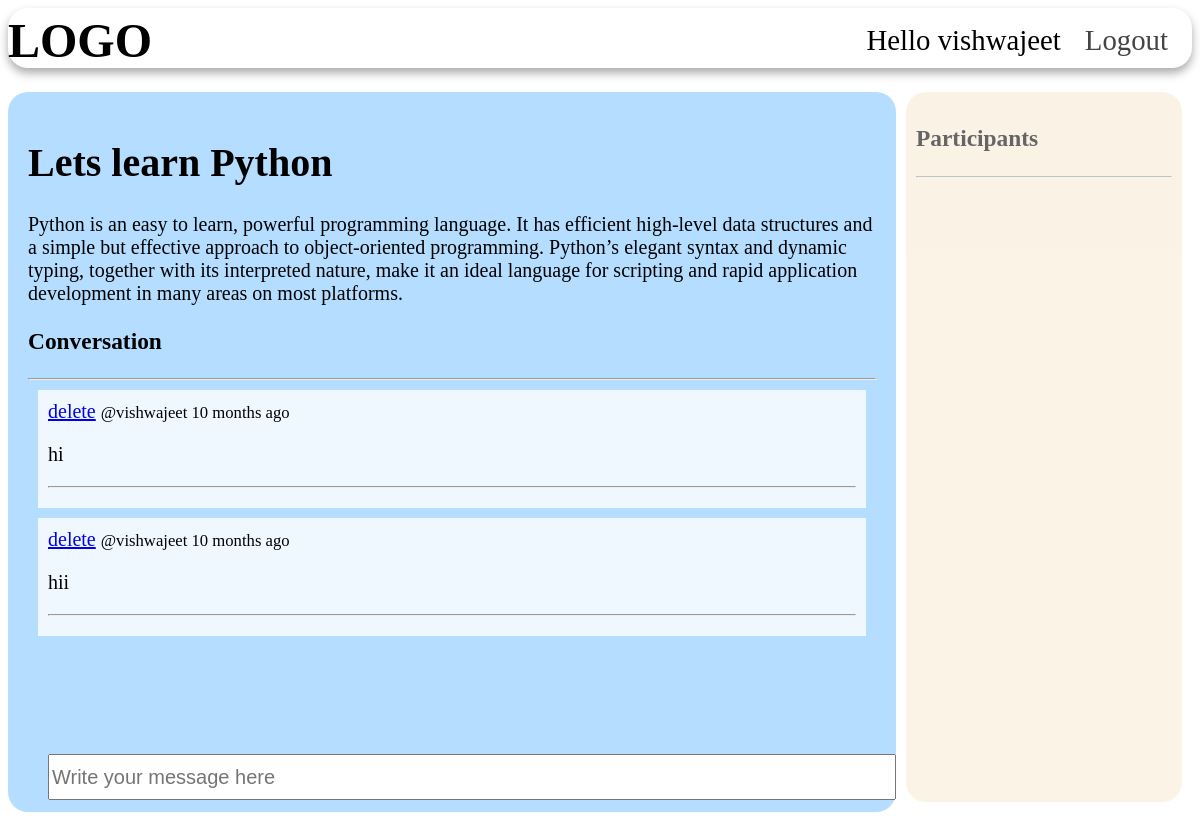
/room/2/ (signed in), run on the app's committed database.
### base/models.py (models this page shows, shortened)
class Room(models.Model):
    host= models.ForeignKey(User, on_delete=models.SET_NULL , null=True)
    topic=models.ForeignKey(Topic, on_delete=models.SET_NULL , null=True)
    name= models.CharField(max_length=200)
    description = models.TextField(null=True)
    participants= models.ManyToManyField(User, related_name='participants',blank=True)
    updated = models.DateTimeField(auto_now=True)
    created = models.DateTimeField(auto_now_add=True)
    class Meta:
        ordering = ['-updated', '-created']

class Message(models.Model):
        user = models.ForeignKey(User, on_delete=models.CASCADE)
        room = models.ForeignKey(Room, on_delete=models.CASCADE)
        body = models.TextField()
        updated = models.DateTimeField(auto_now=True)
        created = models.DateTimeField(auto_now_add=True)
        class Meta:
          ordering = ['-updated', '-created']

### base/views.py (the view, shortened to what this page needs)
# urls.py: path('room/<str:pk>/',views.room, name='room'),
def room(request,pk):
    room = Room.objects.get(id=pk)
    room_messages = room.message_set.all().order_by('created')
    participants = room.participants.all()
    context = {'room': room, 'room_messages':room_messages, 'participants':participants}
    return render(request, 'base/room.html',context)

### base/templates/base/room.html (shortened to what this page needs)
{% include 'main.html'%}
{% block content %}
{% include 'navbar.html'%}
<div class="room-container">
    <div class="chat-div">
        <h1>{{room.name}}</h1>
        <p>{{room.description}}</p>
        <div class="comment-wrraper">
            <h3>Conversation</h3>
            <hr>
            {% for message in room_messages%}
            <div class="user-chat">
                {% if request.user == message.user %}
                <a href="{% url 'delete-message' message.id %}">delete</a>
                {% endif %}
                <small>
                    @{{message.user}} {{message.created|timesince}} ago
                </small><br>
                <p>{{message.body}}</p>
                <hr>
            </div>
            {% endfor %}
        </div>
        {% if request.user.is_authenticated %}
        <div class="room-message">
            <form method="POST" action="">
                <input type="text" name="body" placeholder="Write your message here" />
            </form>
        </div>
        {% endif %}
    </div>
    <div class="participant">
        <h3>Participants</h3>
        <hr>
    </div>
</div>
{% endblock %}

### templates/navbar.html (shortened to what this page needs)
<nav class="navbar">
    <div class="navbarcontainer container">
        <ul class="menuitems">
            {% if request.user.is_authenticated %}
            <li>Hello {{request.user}}</li>
            {% endif %}
            <li>{% if request.user.is_authenticated %}
                <a href="{% url 'logout' %}">Logout</a>
                {%else %}
                <a href="{% url 'login' %}">Login</a>
                {% endif %}
            </li>
        </ul>
        <h1 class="logo">LOGO</h1>
    </div>
</nav>

### static/styles/main.css (style rules this page uses)
body { font-size: 20px; background-color: #fff; }

### templates/navbar.html (style rules this page uses)
.navbar { box-shadow: 0px 5px 10px 0px #aaa; width: 100%; background: #fff; color: #000; height: 60px; position: relative; z-index: 1; border-radius: 20px; }
.navbarcontainer { display: flex; justify-content: space-between; height: 64px; align-items: center; }
.menuitems { order: 2; display: flex; }
.menuitems li { list-style: none; margin-left: 1.5rem; font-size: 1.8rem; }
.navbar a { color: #444; text-decoration: none; font-weight: 500; transition: color 0.3s ease-in-out; }
.logo { order: 1; font-size: 3rem; }

### base/templates/base/room.html (style rules this page uses)
.room-container { display: grid; grid-template-columns: 3fr 1fr; }
.chat-div { background-color: #b5ddff; border-radius: 20px; padding: 20px; height: 85vh; margin-top: 3vh; }
.user-chat { background-color: aliceblue; padding: 10px; margin: 10px; overflow: scroll; }
.room-message { position: absolute; bottom: 0px; z-index: 1; padding: 10px; margin: 10px; }
input { height: 40px; width: 70vw; font-size: 20px; }
.participant { background-color: antiquewhite; opacity: 0.6; padding: 10px; margin: 10px; overflow: scroll; border-radius: 20px; margin-top: 3vh; font-size: 20px; }

### data on the page
Room: name "Lets learn Python", description "Python is an easy to learn, powerful programming language. It has efficient high-level data structures and a simple but effective approach to object-oriented programming. Python’s elegant syntax and dynamic typing, together with its interpreted nature, make it an ideal language for scripting and rapid application development in many areas on most platforms."
Message: shows "delete", user "vishwajeet", created "10 months", body "hi"
Message: shows "delete", user "vishwajeet", created "10 months", body "hii"

### other printed values
{{ request.user }} "vishwajeet"
